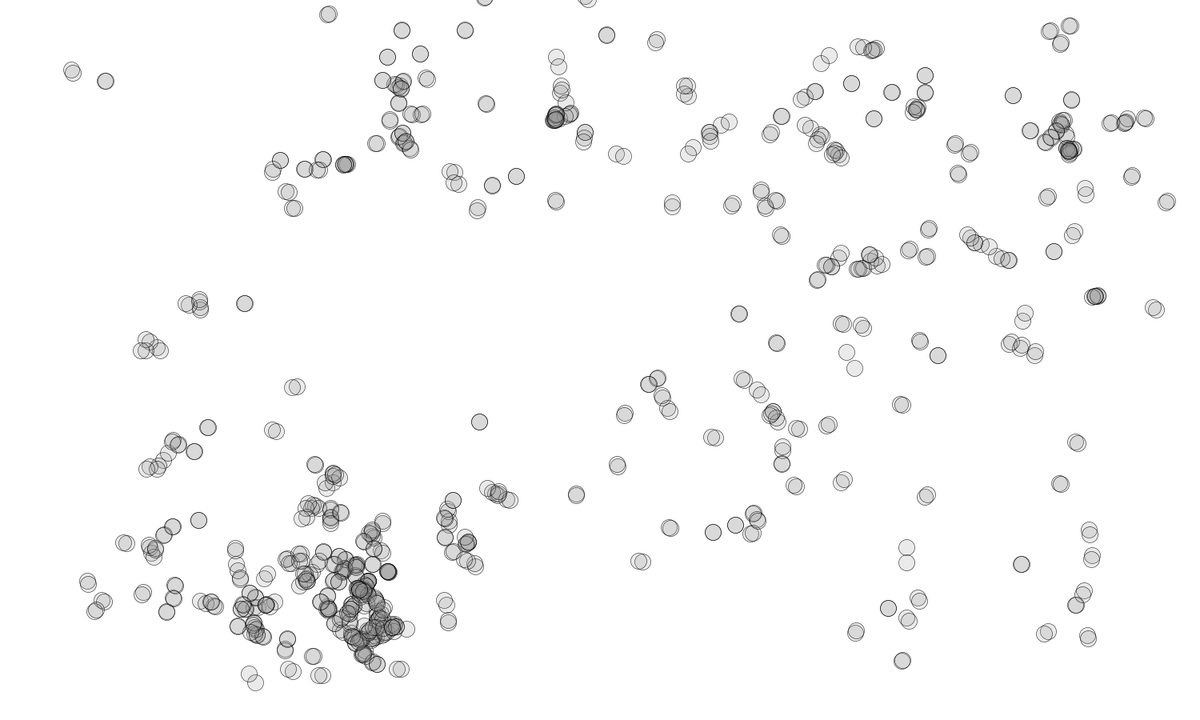
Frame 1 (no input)
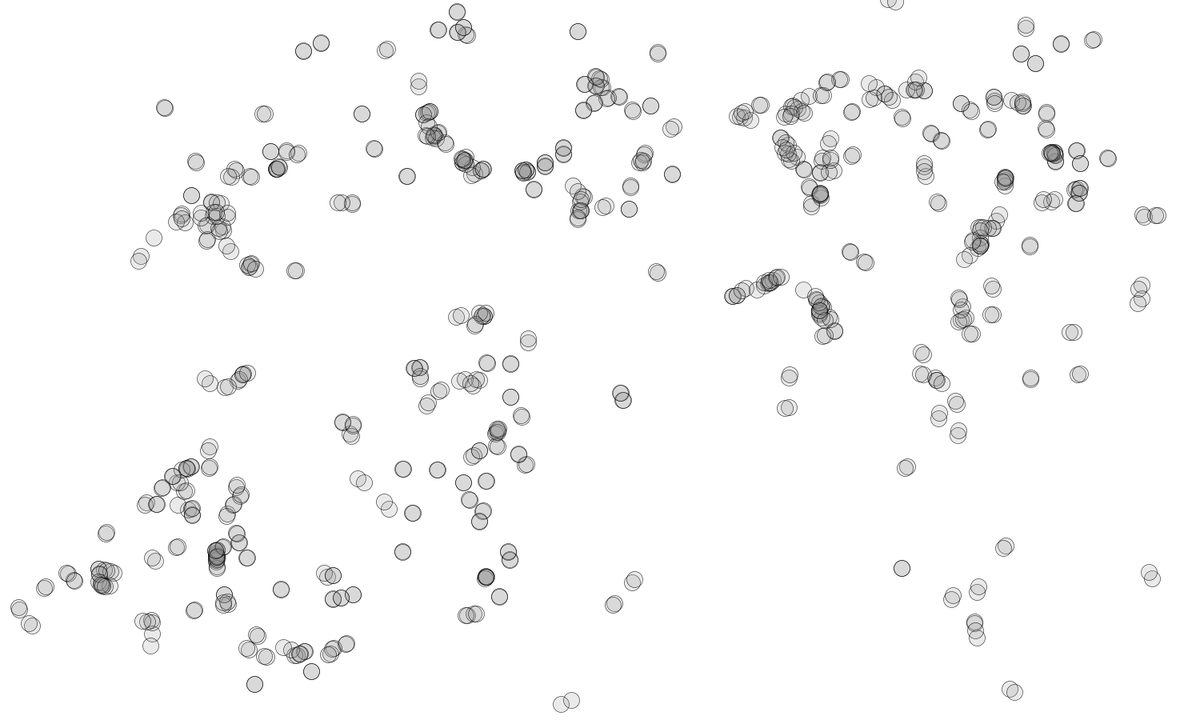
Frame 60 (the mouse pressed at the canvas centre just before this capture)
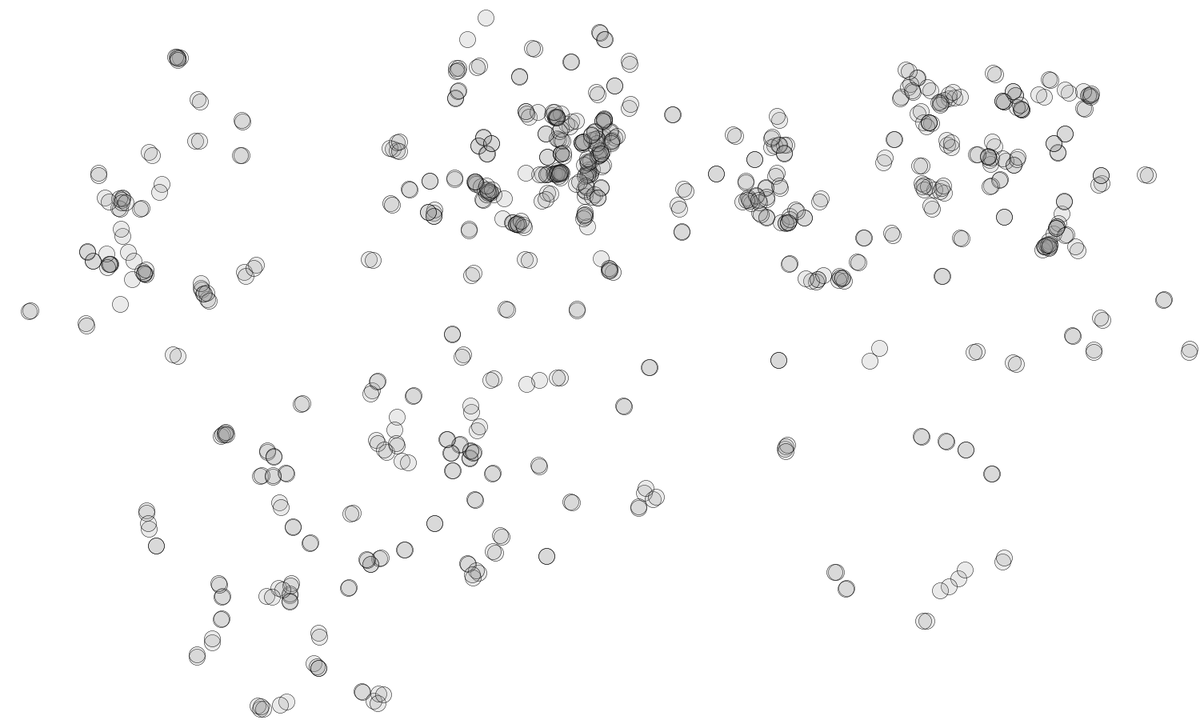
Frame 120 (the mouse held since frame 60 and released just before this capture)

The Processing sketch that drew these frames (run headless with seeded random() and noise(); from frame 60 on, the mouse is pressed at the canvas centre):

// Processing sketch: sketch_100_circles_v5
// ── sketch_100_circles_v5.pde
int _num = 100;
int _explosion = 10;
Circle[] circles = {};

void setup() {
  size(1500,900);
  background(255);
  smooth();
  strokeWeight(0.5);
  fill(150, 50);
  draw_hundred();
}

class Explosion {
    float radius, xdirection, ydirection;
     color circColor;
  
  Explosion(float x, float y) {
    radius = 3;
    circColor = color(random(255), random(255), random(255));
    xdirection = random(10) - 5.5;
    ydirection = random(10) - 5.5;
  }
  
   void drawExpl(float x, float y) {
    //noStroke();
    fill(circColor);
    stroke(0, 0);
    ellipse(x, y, radius*2, radius*2);
  }  
}

//circle class
class Circle {
  float x, y, radius, xdirection, ydirection;
  color circColor;
  
  Circle() { //circle object
    x = random(50, width-50); //random height and width
    y = random(50, height-50);
    radius = random(120);
    circColor = color(random(255), random(255), random(255));
    xdirection = random(10) - 5.5;
    ydirection = random(10) - 5.5;
  }
  
  void drawCircle(color c) {
    //noStroke();
    fill(c);
    stroke(0, 0);
    ellipse(x, y, radius*2, radius*2);

  }
  
  void redrawCircle() {
    color newCircColor = color(random(255), random(255), random(255));
    fill(newCircColor);
    stroke(0, 0);
    ellipse(x, y, radius*2, radius*2);
  }
  
  
  void animate() {
    float dist, k, IH, isX, isY, xDiff, yDiff, isX1, isX2, isY1, isY2;
    
    x += xdirection;
    y += ydirection;
    
    if ((x < radius) || (x > width - radius)) xdirection = -xdirection;
    if ((y < radius) || (y > height - radius)) ydirection = -ydirection;
    
    //detect interactions between circles
    boolean collision = false;
    
    for (int i = 0; i < circles.length; i++) { //check all circles for collisions
    Circle other = circles[i];
    xDiff = other.x - this.x;
    yDiff = other.y - this.y;
    
     if (other != this) { //check all other circles
       dist= dist(x, y, other.x, other.y); //get distance between radii
       float touchDist = this.radius + other.radius - dist;
       k = (pow(dist,2) + pow(this.radius,2) - pow(other.radius,2))/(2*dist);
       IH = sqrt(pow(radius, 2) - pow(k, 2));
       
       if (IH == 0.0) { //just intersected
         isX = this.x + (xDiff*k)/dist;
         isY = this.y + (yDiff*k)/dist;
         collision = true;
         

         ellipse(isX, isY, 50, 50);
         
         for (int j=0; j < _explosion; j++) {
           Explosion burst = new Explosion(isX, isY);
           burst.drawExpl(isX, isY);
         }
         
         
          //tate(frameCount / -100.0);

       }
       else if (IH > 0) { //intersection creates two points
         isX1 = this.x + (xDiff*k + yDiff*IH)/dist;
         isY1 = this.y + (yDiff*k - xDiff*IH)/dist; 
         isX2 = this.x + (xDiff*k - yDiff*IH)/dist;
         isY2 = this.y + (yDiff*k + xDiff*IH)/dist;   
         collision = true;
         ellipse(isX1, isY1, 20, 20);
         ellipse(isX2, isY2, 20, 20);
       }
     }
       
      
     }     
    }
}
     

void draw() {
  background(255);
  for (int i=0; i< circles.length; i++) { //iterate through each circle and update location
  //to move all circles
    Circle current = circles[i];
    
    current.animate();
    
  }
}

void draw_hundred() {
  for (int i=0; i<_num; i++) { //draw 10 circles
    Circle mycircle = new Circle();
    //mycircle.drawCircle();
    circles = (Circle[])append(circles, mycircle); //append circle just made to list
  }
}
